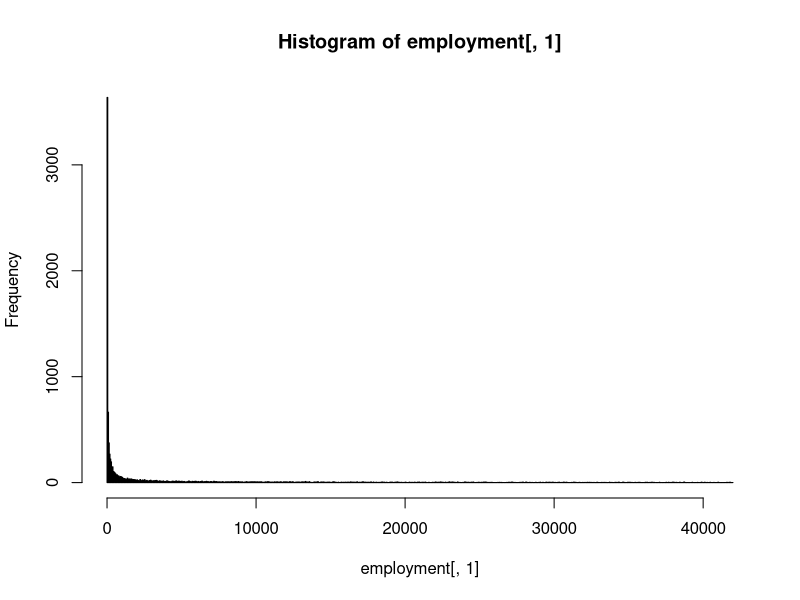
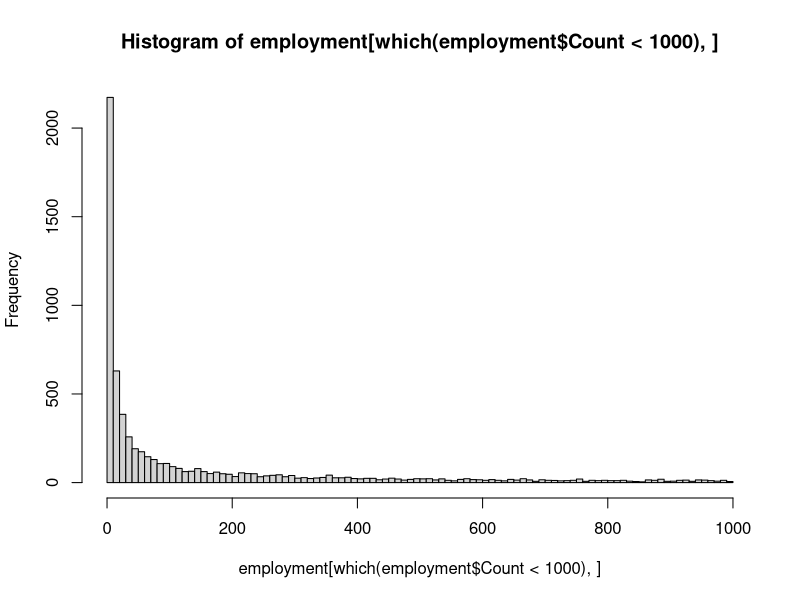
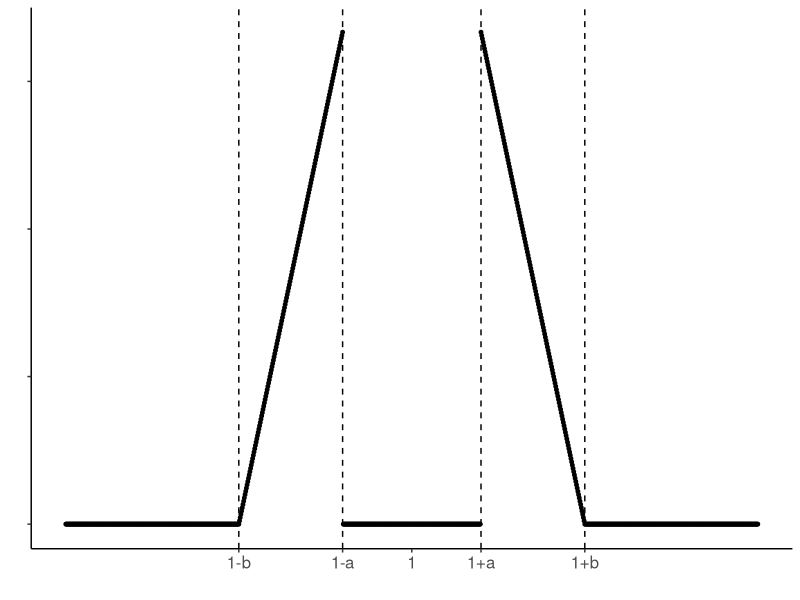
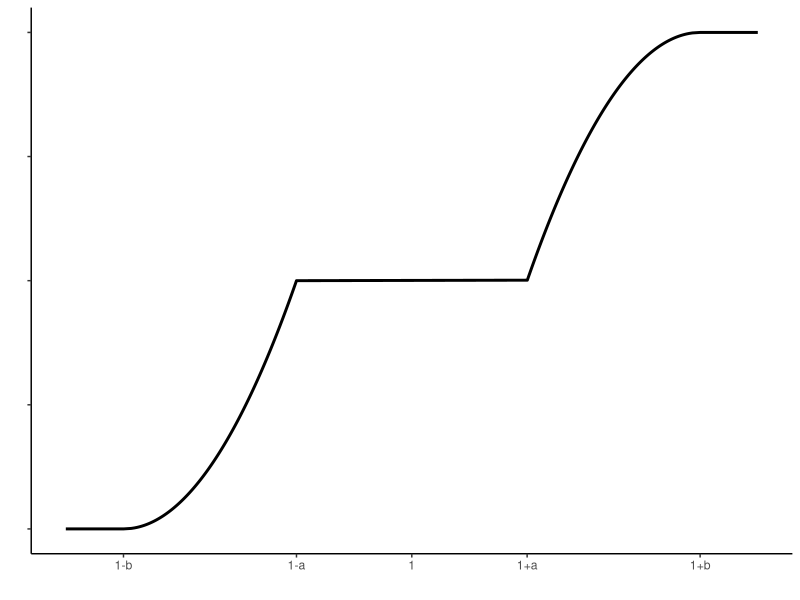
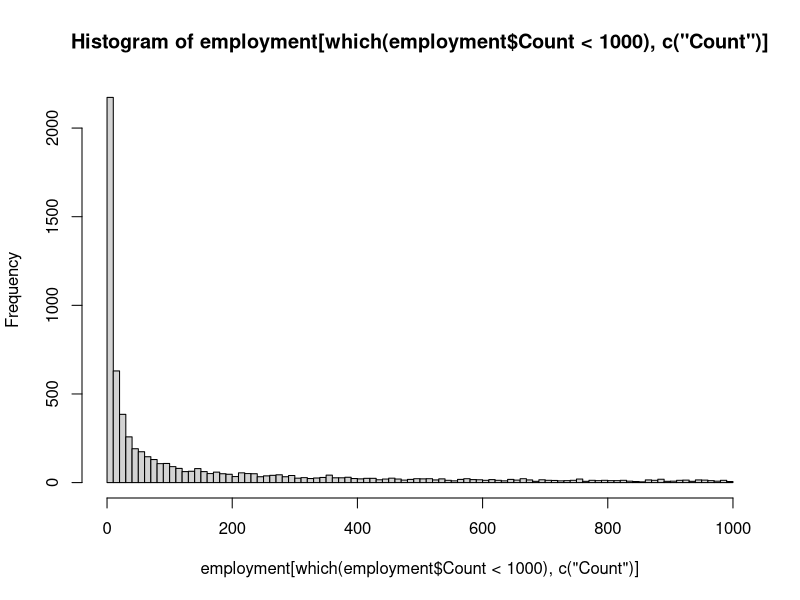
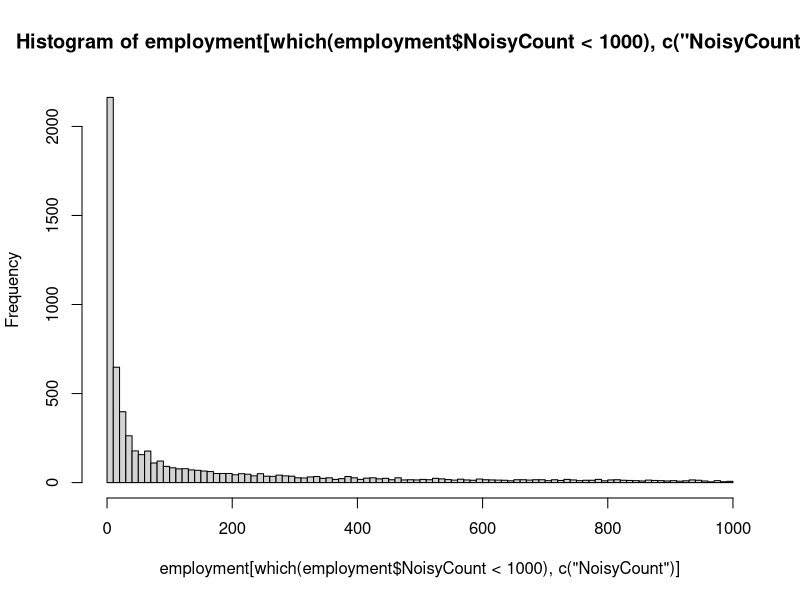
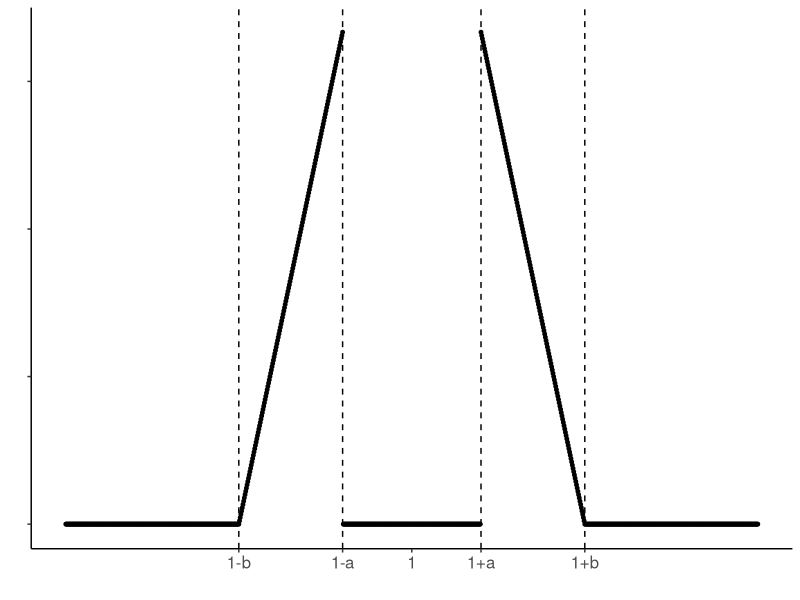
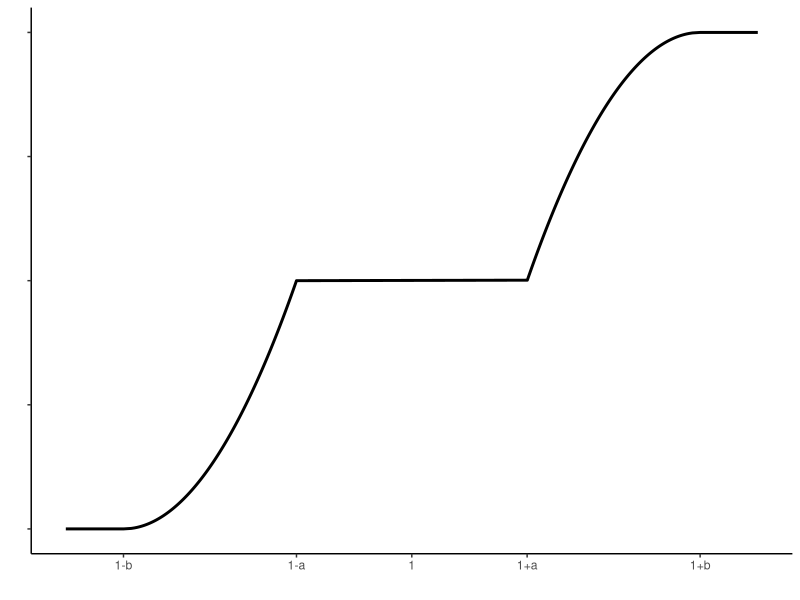

R code for these plots, in order:
## ---- chunk 1
set.seed(12345)
size <- 10000
widthfig <- 6
heightfig <- 3
## ---- chunk 2
employment <- round(as.data.frame(exp(runif(size,log(1),log(42000)))))
names(employment) <- c("Count")
## ---- chunk 3
hist(employment[,1],breaks = size/10)
## ---- chunk 4
hist(employment[ which(employment$Count < 1000),],breaks = size/100)
## ---- chunk 5
dramp <- function(x,a,b) {
  if ( b< a) {
    c <- a
    a <- b
    b <- c
  }
  part1 <- which(x < 1- b )
  part2 <- intersect(which (x >= 1-b),which(x <= 1-a))
  part3 <- intersect(which (x > 1-a), which(x< 1+a))
  part4 <- intersect(which (x >= 1+a),which(x <= 1+b))
  part5 <- which(x > 1+ b )

  y <- x
  y[part1] <- 0
  y[part2] <- (x[part2] - (1-b))/ ( b - a )^2
  y[part3] <- 0
  y[part4] <- ( 1 + b -x[part4])/ ( b - a )^2
  y[part5] <- 0
  return(y)
}

invcramp <- function(y,a,b) {
  part1 <- intersect(which(y>0.5),which(y<=1))
  part2 <- intersect(which(y<=0.5),which(y>=0))
  part3 <- intersect(which(y<0),which(y>1))
  x <- y
  x[part1] <-  1+b - ((1-2*(y[part1]-0.5))*(b-a)^2)^0.5
  x[part2] <-  1-b + ((  2*(y[part2]    ))*(b-a)^2)^0.5
  x[part3] <-  0
  return(x)
  }
## ---- chunk 6
library(ggplot2)
y=seq(0.5,1.5,by = 0.001)
z <- dramp(y,0.1,0.25)
w <- as.data.frame(cbind(y,z))
ggplot(w,aes(x=y,y=z)) +
    geom_point(size=1) +
    theme(axis.line = element_line(colour = "black"),
          panel.grid.major = element_blank(),
          panel.grid.minor = element_blank(),
          panel.border = element_blank(),
          panel.background = element_blank(),
          axis.text.x = element_text(size = 12)
          )+
  scale_x_continuous(breaks=c(0.75,0.9,1,1.1,1.25),labels=c("1-b","1-a",1,"1+a","1+b"))+
  theme(axis.text.y = element_blank())+
  xlab("")+
  ylab("")+ 
  geom_vline(xintercept=0.9,linetype="dashed")+
  geom_vline(xintercept=0.75,linetype="dashed")+
  geom_vline(xintercept=1.1,linetype="dashed")+
  geom_vline(xintercept=1.25,linetype="dashed")
ggsave("../figures/Fig3_rampdist.png",width=widthfig,height=heightfig)
## ---- chunk 7
y=seq(0,1,by = 0.001)
x <- invcramp(y,0.1,0.25)
w <- as.data.frame(rbind(c(0.7,0),cbind(x,y),c(1.3,1)))

myplot <- ggplot(w,aes(x=x,y=y)) +
    geom_line(size=1) +
    theme(axis.line = element_line(colour = "black"),
          panel.grid.major = element_blank(),
          panel.grid.minor = element_blank(),
          panel.border = element_blank(),
          panel.background = element_blank()
          )+
  scale_x_continuous(breaks=c(0.75,0.9,1,1.1,1.25),
                     labels=c("1-b","1-a",1,"1+a","1+b"),
                     )+
  theme(axis.text.y = element_blank())+
  xlab("")+
  ylab("")
myplot
ggsave("../figures/Fig3_rampdist_cum.png")
## ---- chunk 8
employment$uniform <- runif(nrow(employment))
employment$fuzzfactor <- invcramp(employment$uniform,0.1,0.25)
employment$NoisyCount <- round(employment$Count * employment$fuzzfactor,0)
## ---- chunk 9
hist(employment[ which(employment$Count < 1000),c("Count")],breaks = size/100)
## ---- chunk 10
hist(employment[ which(employment$NoisyCount < 1000),c("NoisyCount")],breaks = size/100)
